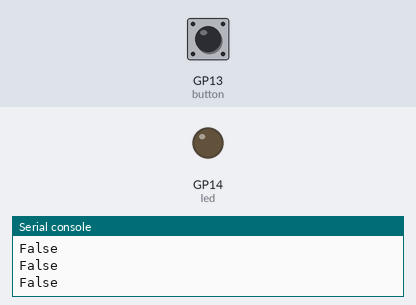
Recording of a program running on a simulated Raspberry Pi Pico running CircuitPython. Shown: output pins drawn as LEDs (lit = HIGH), the last lines printed to the serial console. The inputs (shaded band) are chosen by the test bench; at power-on: GP13 (button) LOW.

Above: at 1.2 s.
1.3 s: GP13 (button) pulled HIGH for 0.3 s
At 1.9 s:
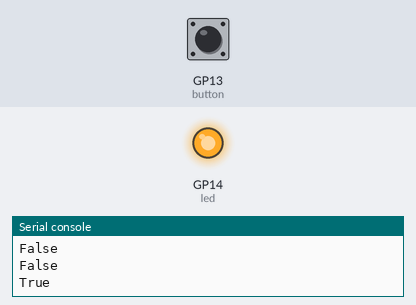
3.5 s: GP13 (button) pulled HIGH for 3.2 s
At 7.5 s:
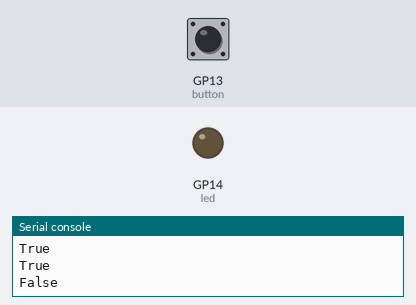
Timing chart, 0 to 9.0 s (numbered marks = the images above; inputs shaded):
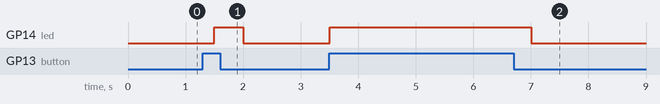

The program:

Pushbutton.py
```python
# Autor: Carlos Eduardo Ortega Frias
import time
import board
import digitalio

button = digitalio.DigitalInOut(board.GP13)
button.switch_to_input(pull=digitalio.Pull.DOWN)
led = digitalio.DigitalInOut(board.GP14)
led.direction = digitalio.Direction.OUTPUT

while True:
  print(button.value)
  if button.value:
    led.value = True
  else:
    led.value = False
  time.sleep(0.5)
```

Measured:
- after the input at 1.3 s, GP14 (led): LOW → HIGH after 0.20 s, → LOW 0.50 s later
- after the input at 3.5 s, GP14 (led): LOW → HIGH at once, → LOW 3.5 s later
